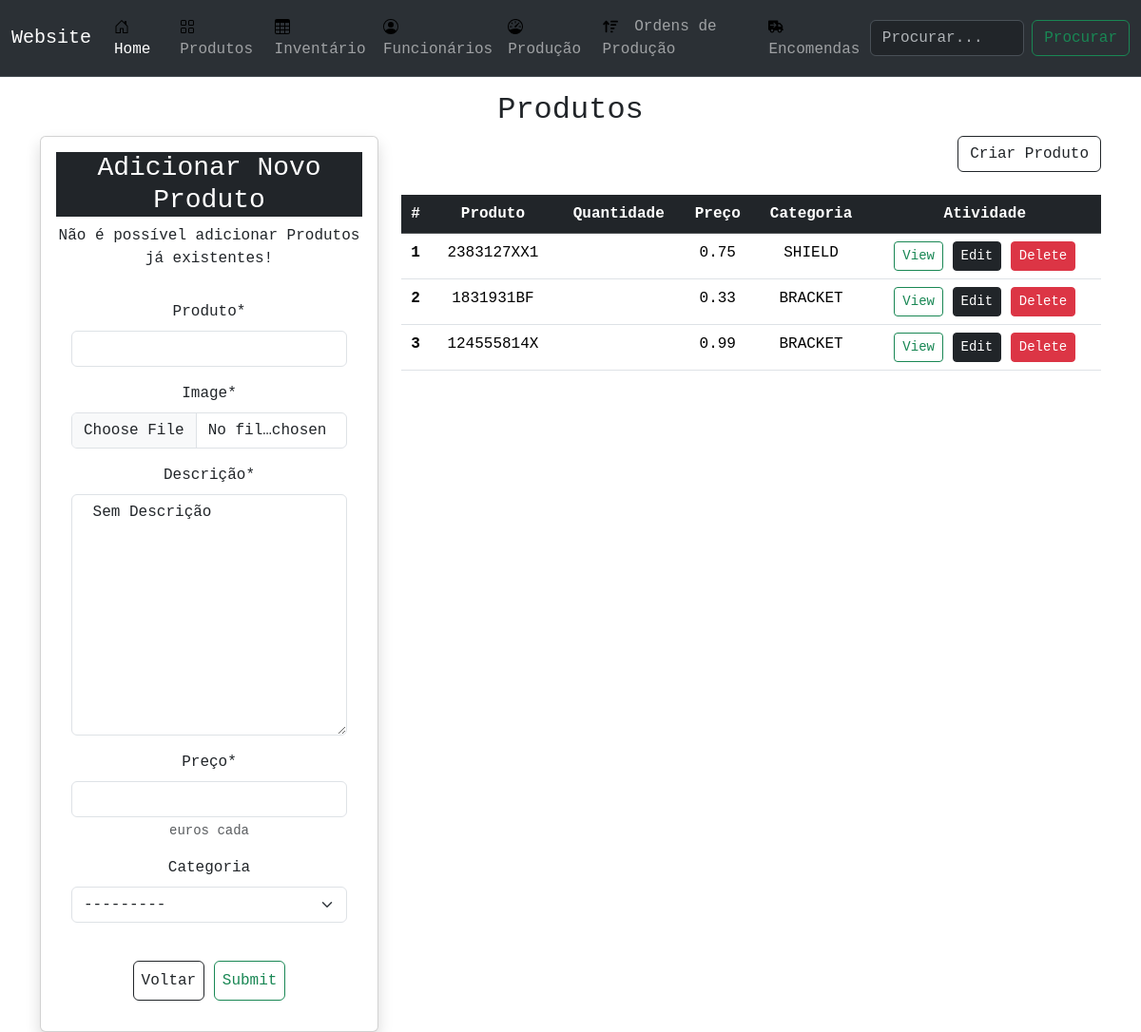
The app's page /product/ with its own data.
### product/models.py (models this page shows, shortened)
class Product(models.Model):
    CATEGORY = {
    "SHIELD" : "SHIELD",
    "BRACKET" : "BRACKET",
    "ASSEMBLY" : "HANGER ASSEMBLY",
    }
    name=models.CharField(max_length=120, verbose_name='Produto')
    image=models.ImageField(upload_to='product', default='random.jpg')
    description = models.TextField(verbose_name="Descrição", default=" Sem Descrição ")
    price = models.FloatField(help_text='euros cada', verbose_name="Preço")
    category = models.CharField(max_length=20, choices=CATEGORY, blank=True, verbose_name="Categoria")
    created=models.DateTimeField(auto_now_add=True)
    updated=models.DateTimeField(auto_now=True)

### product/views.py (the view, shortened to what this page needs)
# urls.py: path('', productList, name='list'),
def productList(request):
    q = request.GET.get('q') if request.GET.get('q') is not None else ''
    products = Product.objects.filter(
        Q(name__icontains=q) |
        Q(category__icontains=q)
    )
    form = ProductForm()
    context = {
        'objects':products,
        'form':form,
    }
    return render(request, 'product/list.html', context)

### product/forms.py
class ProductForm(forms.ModelForm):
    class Meta:
        model = Product
        fields = '__all__'

### product/templates/product/list.html
{% extends 'main.html' %}
{% block content %}
<main class="layout__page">
    <div class="container">
        <div class="row text-center">
            <h2>Produtos</h2>
        </div>
        <div class="row">
            <div class="col-4">
                {% include 'product/card_form_product.html' %}
            </div>
            <div class="col">
                <div class="text-end">
                    <a type="button" class="btn btn-outline-dark" href="{% url 'product:create' %}">Criar Produto</a>
                </div>
                <div class="row my-4 text-center">
                    <div class="col-ms-2">
                        <table class="table bg-white">
                            <thead class="thead-dark">
                                <tr class="table-dark">
                                    <th scope="col">#</th>
                                    <th scope="col">Produto</th>
                                    <th scope="col">Quantidade</th>
                                    <th scope="col"> Preço </th>
                                    <th scope="col"> Categoria</th>
                                    <th scope="col">Atividade</th>
                                </tr>
                            </thead>
                            <tbody>
                                {% for obj in objects %}
                                <tr>
                                    <th scope="row">{{obj.id}}</th>
                                    <td>{{obj.name}}</td>
                                    <td>{{obj.quantity}}</td>
                                    <td>{{obj.price}}</td>
                                    <td>{{obj.category}}</td>
                                    <td class="text-center">
                                        <a class='btn btn-outline-success btn-sm'
                                            href="{% url 'product:view' obj.id %}">View</a>
                                        <a id="edit-btn" type='button' class='btn btn-dark btn-sm edit-btn'
                                            href="{% url 'product:update' obj.id %}">Edit</a>
                                        <a class='btn btn-danger btn-sm'
                                            href="{% url 'product:delete' obj.id %}">Delete</a>
                                    </td>
                                </tr>
                                {% endfor %}
                            </tbody>
                        </table>
                    </div>
                </div>
            </div>
        </div>
    </div>
</main>
{% endblock content %}

### static/styles/styles.css (style rules this page uses)
* { font-family: "Menlo", "Monaco", "Consolas", "Courier New", monospace; padding: 0; text-rendering: optimizeLegibility; }
body { background-color: rgb(230, 227, 227); }
main { display: flex; }

### records on screen
Product: id "1", name "2383127XX1", price "0.75", category "SHIELD"
Product: id "2", name "1831931BF", price "0.33", category "BRACKET"
Product: id "3", name "124555814X", price "0.99", category "BRACKET"
